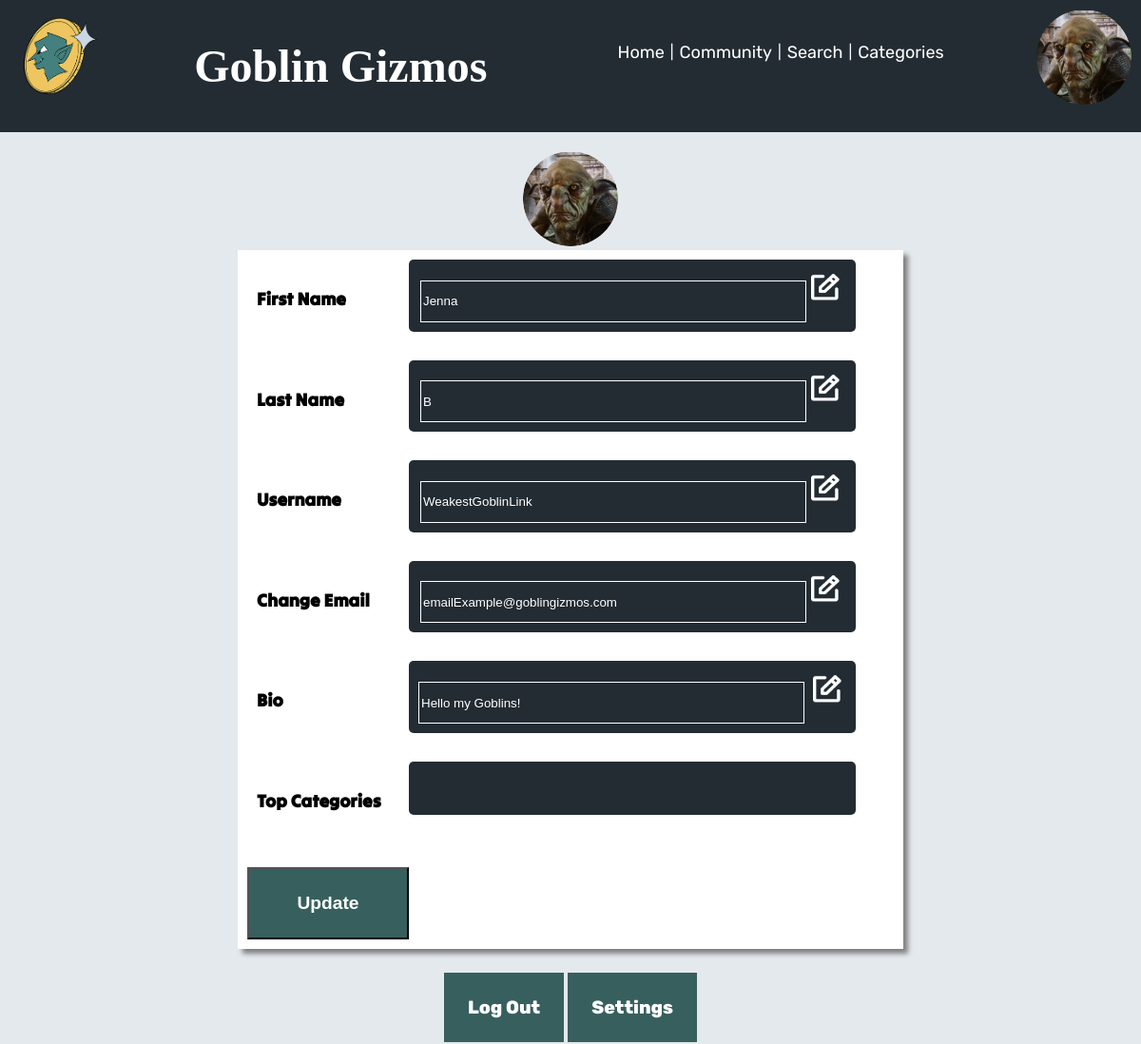
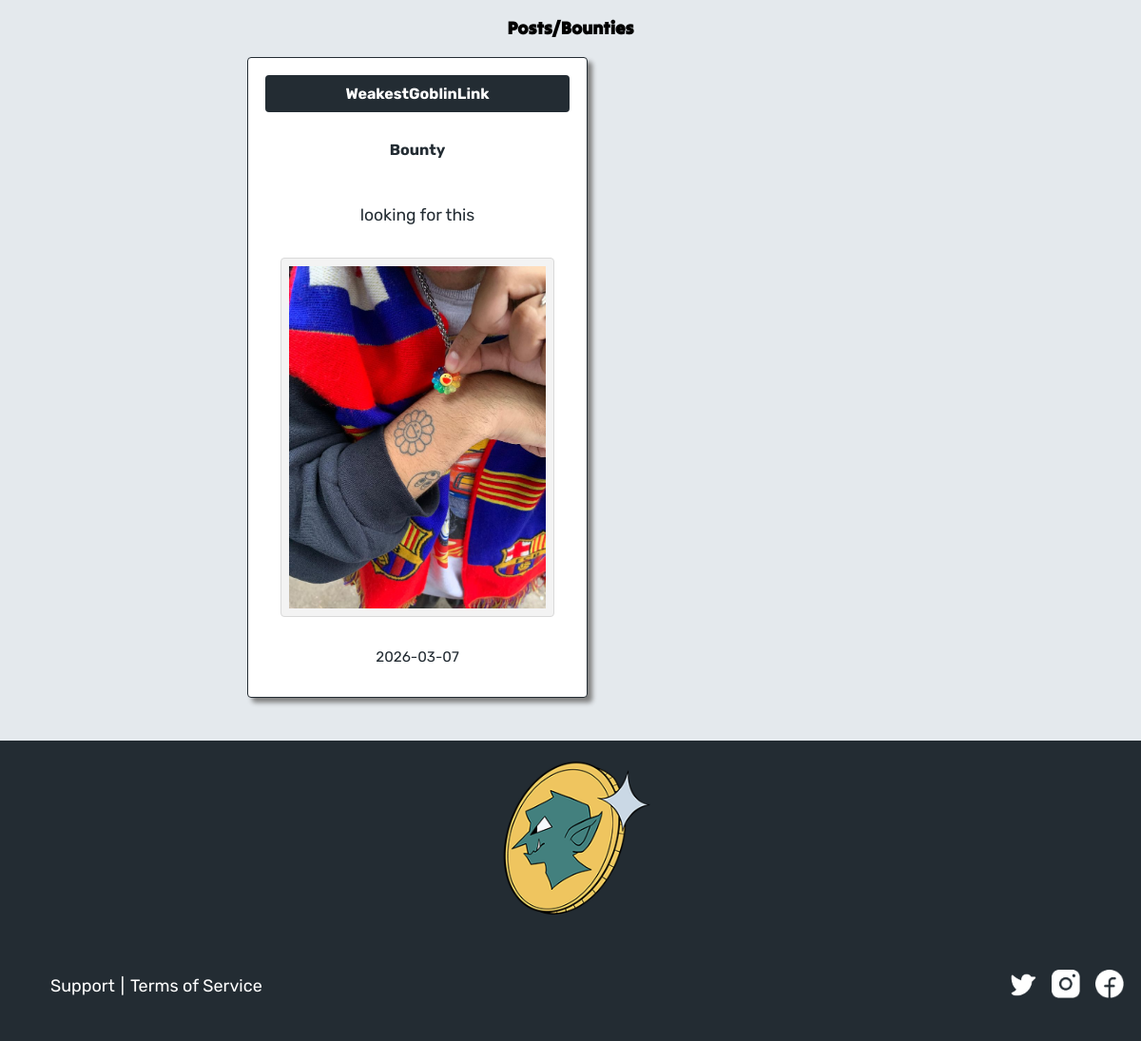
/userProfile.php (signed in), run on the app's committed database (2 pictures, top to bottom).
### tables this page shows
CREATE TABLE `goblingizmos_users` (
  `user_id` int(11) NOT NULL,
  `first_name` varchar(255) NOT NULL,
  `last_name` varchar(255) NOT NULL,
  `username` varchar(255) NOT NULL,
  `password` varchar(255) NOT NULL,
  `access_level` varchar(20) NOT NULL,
  `user_email` varchar(255) NOT NULL,
  `user_pfp` varchar(255) DEFAULT NULL,
  `user_bio` varchar(255) DEFAULT NULL
);

CREATE TABLE `goblingizmos_postsbounties` (
  `post_id` int(100) NOT NULL,
  `user_id` int(100) NOT NULL,
  `post_or_bounty` varchar(255) NOT NULL,
  `post_category` varchar(255) NOT NULL,
  `post_condition` varchar(255) DEFAULT NULL,
  `post_boxCondition` varchar(255) DEFAULT NULL,
  `post_price` int(100) DEFAULT NULL,
  `post_location` varchar(255) DEFAULT NULL,
  `post_description` varchar(255) NOT NULL,
  `post_img` varchar(255) DEFAULT NULL,
  `post_sfw_nsfw` varchar(255) DEFAULT NULL,
  `post_creation_date` date NOT NULL
);

### userProfile.php (the view, shortened to what this page needs)
<?php
require 'db_connectionGG.php';
$userRow = null;
$userPostsResult = null;
if (
    isset($_SESSION['logged_in']) &&
    $_SESSION['logged_in'] === true &&
    isset($_SESSION['user_id'])
) {
    $query_user_info_on_pages = "SELECT * FROM `goblingizmos_users` WHERE user_id = ?";
    $stmt = $mysqli->prepare($query_user_info_on_pages);
    $stmt->bind_param("i", $_SESSION['user_id']);
    $stmt->execute();
    $resultPFP = $stmt->get_result();
    if ($resultPFP && $resultPFP->num_rows > 0) {
        $userRow = $resultPFP->fetch_array(MYSQLI_ASSOC);
    }
}
if (
    isset($_SESSION['access_level']) &&
    ($_SESSION['access_level'] == "admin" || $_SESSION['access_level'] == "user") &&
    isset($_SESSION['user_id'])
) {
    $query_all = "SELECT post_id, goblingizmos_postsbounties.user_id, post_or_bounty, post_category, post_condition, post_boxCondition, post_price, post_location, post_description, post_img, post_sfw_nsfw, post_creation_date, goblingizmos_users.username
    FROM `goblingizmos_postsbounties`
    INNER JOIN goblingizmos_users ON goblingizmos_postsbounties.user_id = goblingizmos_users.user_id
    WHERE goblingizmos_postsbounties.user_id = ?
    ORDER BY post_creation_date DESC";
    $stmtPosts = $mysqli->prepare($query_all);
    if (!$stmtPosts) {
        $formMessage = "Unable to load posts: " . $mysqli->error;
    } else {
        $stmtPosts->bind_param("i", $_SESSION['user_id']);
        $stmtPosts->execute();
        $userPostsResult = $stmtPosts->get_result();
    }
}
?>
<!DOCTYPE html>
<html lang="en">
<head>
    <link rel="stylesheet" type="text/css" href="css/style.css">
</head>
<body>
    <div class="page-wrap">
        <header>
            <div class="headerGrid">
                <div class="headerGridItem" id="logoFlex">
                    <img class="logoImage" src="img/goblinLogo.png" alt="a goblin face in a coin; the logo">
                </div>
                <div class="headerGridItem">
                    <h1>Goblin Gizmos</h1>
                </div>
                <div class="headerGridItem">
                    <nav>
                        <ol>
                            <li>
                                <a class="titleLink" href="index.php">Home</a>
                            </li>
                            <li>
                                <p>|</p>
                            </li>
                            <li>
                                <a class="titleLink" href="community.php">Community</a>
                            </li>
                            <li>
                                <p>|</p>
                            </li>
                            <li>
                                <a class="titleLink" href="search.php">Search</a>
                            </li>
                            <li>
                                <p>|</p>
                            </li>
                            <li>
                                <a class="titleLink" href="categories.php">Categories</a>
                            </li>
                        </ol>
                    </nav>
                </div>
                <div class="headerGridItem">
                    <?php
                    if (
                        isset($_SESSION['logged_in']) &&
                        $_SESSION['logged_in'] === true &&
                        $userRow
                    ) {
                        if (!empty($userRow['user_pfp'])) {
                            print "<a href=\"userProfile.php\"><img src=\"" . htmlspecialchars($userRow['user_pfp']) . "\" class=\"userIconImageForSmaller\" alt=\"User's chosen profile picture\" onerror=\"this.src='img/PFP.png';\"></a>";
                        } else {
                            print "<a href=\"userProfile.php\"> <img src=\"img/PFP.png\" class=\"userIconImageForSmaller\" alt=\"Profile\"></a>";
                        }
                    } else {
                        print "<a href=\"userProfile.php\"> <img src=\"img/PFP.png\" class=\"userIconImageForSmaller\" alt=\"Profile\"></a>";
                    }
                    ?>
                </div>
            </div>
        </header>
        <?php
        if (isset($_SESSION['logged_in']) && $_SESSION['logged_in'] === true) {
            print "<div class=\"entireAreaUserProfile\">";
            print "<div>";
            print "<form method=\"POST\" action=\"" . htmlspecialchars($_SERVER["PHP_SELF"]) . "\" enctype=\"multipart/form-data\">";
            if ($userRow) {
                if (!empty($userRow['user_pfp'])) {
                    print "<img src=\"" . htmlspecialchars($userRow['user_pfp']) . "\" class=\"userIconImageForSmaller\" alt=\"User's chosen profile picture\" onerror=\"this.src='img/PFP.png';\">";
                } else {
                    print "<a href=\"userProfile.php\"> <img src=\"img/PFP.png\" class=\"userIconImageForSmaller\" alt=\"Profile\"></a>";
                }
            } else {
                print "<img src=\"img/PFP.png\" class=\"userIconImageForSmaller\" alt=\"Profile\">";
            }
            print "<div class=\"smallerProfileBox\">";
            print "<div class=\"smallerLabelProfile\">";
            print "<label for=\"first_name\">";
            print "<h3>First Name</h3>";
            print "</label>";
            print "</div>";
            print "<div class=\"evenSmallerProfileBox\">";
            print "<input type=\"text\" id=\"first_name\" name=\"first_name\" value=\"" . htmlspecialchars($userRow['first_name'] ?? '', ENT_QUOTES, 'UTF-8') . "\">";
            print "<img src=\"img/pencilAndPaper.png\" class=\"iconImg\">";
            print "</div>";
            print "<div class=\"smallerLabelProfile\">";
            print "<label for=\"last_name\">";
            print "<h3>Last Name</h3>";
            print "</label>";
            print "</div>";
            print "<div class=\"evenSmallerProfileBox\">";
            print "<input type=\"text\" id=\"last_name\" name=\"last_name\" value=\"" . htmlspecialchars($userRow['last_name'] ?? '', ENT_QUOTES, 'UTF-8') . "\">";
            print "<img src=\"img/pencilAndPaper.png\" class=\"iconImg\">";
            print "</div>";
            print "<div class=\"smallerLabelProfile\">";
            print "<label for=\"uname\">";
            print " <h3>Username</h3>";
            print " </label>";
            print " </div>";
            print " <div class=\"evenSmallerProfileBox\">";
            print "<input type=\"text\" id=\"uname\" name=\"uname\" value=\"" . htmlspecialchars($userRow['username'] ?? '', ENT_QUOTES, 'UTF-8') . "\">";
            print "<img src=\"img/pencilAndPaper.png\" class=\"iconImg\">";
            print "</div>";
            print "<div class=\"smallerLabelProfile\">";
            print "<h3>Change Email</h3>";
            print "</div>";
            print "<div class=\"evenSmallerProfileBox\">";
            print "<input type=\"text\" name=\"user_email\" value=\"" . htmlspecialchars($userRow['user_email'] ?? '', ENT_QUOTES, 'UTF-8') . "\">";
            print "<img src=\"img/pencilAndPaper.png\" class=\"iconImg\">";
            print "</div>";
            print "<div class=\"smallerLabelProfile\">";
            print " <label for=\"bio\">";
            print " <h3>Bio</h3>";
            print " </label>";
            print " </div>";
            print "<div class=\"evenSmallerProfileBox\">";
            print " <input type=\"text\" id=\"bio\" name=\"bio\" value=\"" . htmlspecialchars($userRow['user_bio'] ?? '', ENT_QUOTES, 'UTF-8') . "\">";
            print " <img src=\"img/pencilAndPaper.png\" class=\"iconImg\">";
            print " </div>";
            print "<div class=\"smallerLabelProfile\">";
            print "<h3>Top Categories</h3>";
            print "</div>";
            print "<div class=\"evenSmallerProfileBox\"></div>";
            print "<button type=\"submit\" class=\"goblinButtons\" id=\"holdingSpace\" name=\"submit\">Update</button>";
            print "</div>";
            print "</div>";
            print " <div>";
            print " <a href=\"logOut.php\" class=\"goblinButtons\">Log Out</a>";
            print " <a href=\"settings.php\" class=\"goblinButtons\">Settings</a>";
            print "</div>";
            print " <div>";
            print " <h3>Posts/Bounties</h3>";
            print "</div>";
            print "<div class=\"specificCatItem5\">";
            if ($userRow && isset($userRow['user_id']) && $userRow['user_id'] == $_SESSION['user_id']) {
                if ($userPostsResult && $userPostsResult->num_rows > 0) {
                    while (($postRow = $userPostsResult->fetch_array(MYSQLI_ASSOC))) {
                        print "<div class=\"boxesForEachPost\">";
                        print "<div class=\"gridItemForPostBox3\"><p>" . htmlspecialchars($postRow['username']) . "</p></div>";
                        print "<div class=\"gridItemForPostBox5\"><p>" . htmlspecialchars($postRow['post_or_bounty']) . "</p></div>";
                        print "<div class=\"gridItemForPostBox11\"><p>" . htmlspecialchars($postRow['post_description']) . "</p></div>";
                        if (!empty($postRow['post_img'])) {
                            print "<div class=\"gridItemForPostBox12\"><img src=\"" . htmlspecialchars($postRow['post_img']) . "\" alt=\"post image\"></div>";
                        }
                        print "<div class=\"gridItemForPostBox14\"><p>" . htmlspecialchars($postRow['post_creation_date']) . "</p></div>";
                        print "</div>";
                    }
                } else {
                    print "<p>No posts or bounties yet.</p>";
                }
            }
            print " </div>";
            print " </div>";
        } else {
            print "<div  class=\"signUpForms\">";
            print "<p>Please log in to see account information.</p>";
            print "<a href=\"signIn.php\">Sign In</a>";
            print "</div>";
        }
        ?>
    </div>
    <footer>
        <img src="img/goblinLogo.png" id="bottomLogo" alt="a goblin face in a coin; the logo">
        <div>
            <div class="footerFlex">
                <nav>
                    <div class="footerGrid">
                        <div class="footerGridItem1">
                            <ol>
                                <li>
                                    <a href="support.php" class="titleLink">Support</a>
                                </li>
                                <li>
                                    <p class="titleLink"> |</p>
                                </li>
                                <li>
                                    <a href="tos.php" class="titleLink">Terms of Service</a>
                                </li>
                            </ol>
                        </div>
                        <div class="footerGridItem2">
                            <ol>
                                <li><a href="https://x.com/"> <img src="img/TwitterLogo.png" class="iconImg"
                                            alt="X logo"></a></li>
                                <li><a href="https://www.instagram.com/"> <img src="img/instagram.png" class="iconImg"
                                            alt="Instagram logo"></a>
                                </li>
                                <li> <a href="https://www.facebook.com/"> <img src="img/facebook.png" class="iconImg"
                                            alt="Facebook logo"></a>
                                </li>
                            </ol>
                        </div>
                    </div>
                </nav>
            </div>
        </div>
    </footer>
</body>
</html>

### data on the page
goblingizmos_users: first_name "Jenna", last_name "B", uname "WeakestGoblinLink", user_email "emailExample@goblingizmos.com", bio "Hello my Goblins!"
goblingizmos_postsbounties: user.username "WeakestGoblinLink", post_or_bounty "Bounty", post_description "looking for this", post_img (picture), post_creation_date "2026-03-07"
